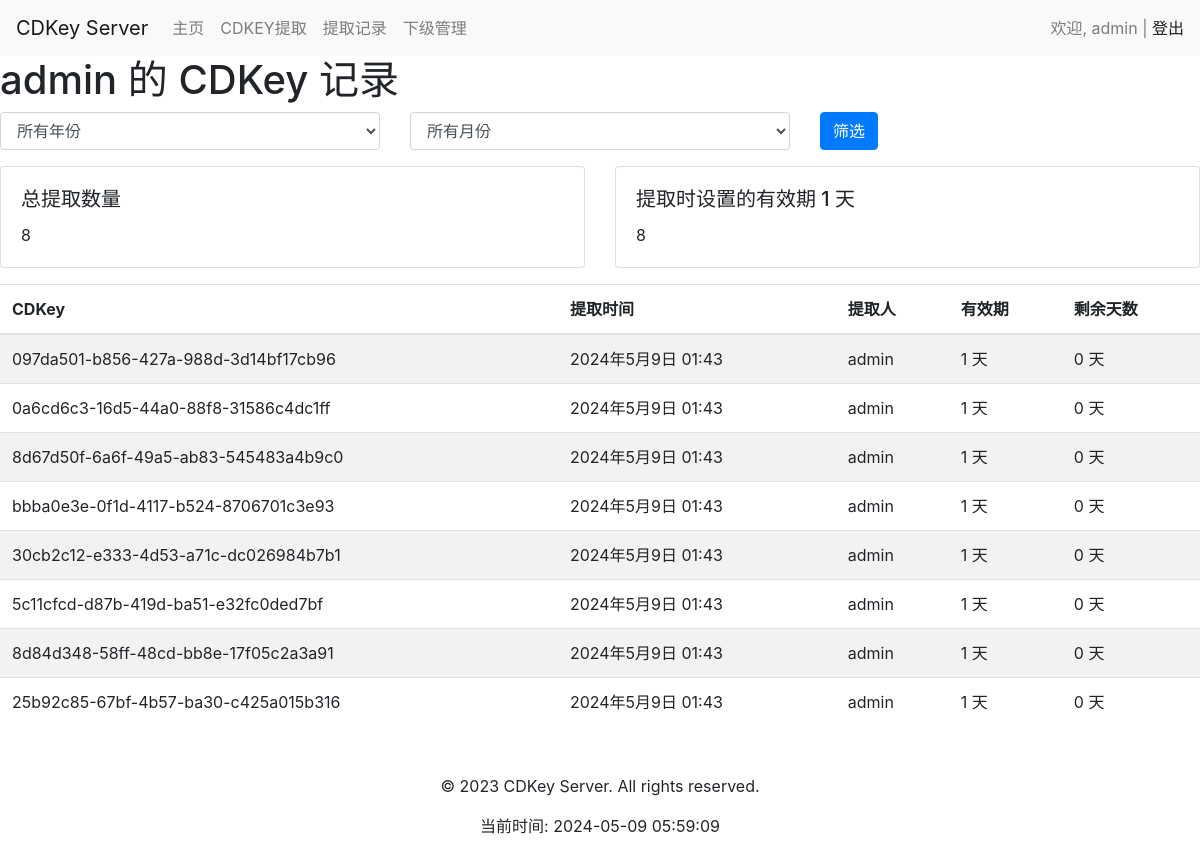
The page /user/subordinate/3/cdkey_record/ (signed in) on the database as committed earlier.
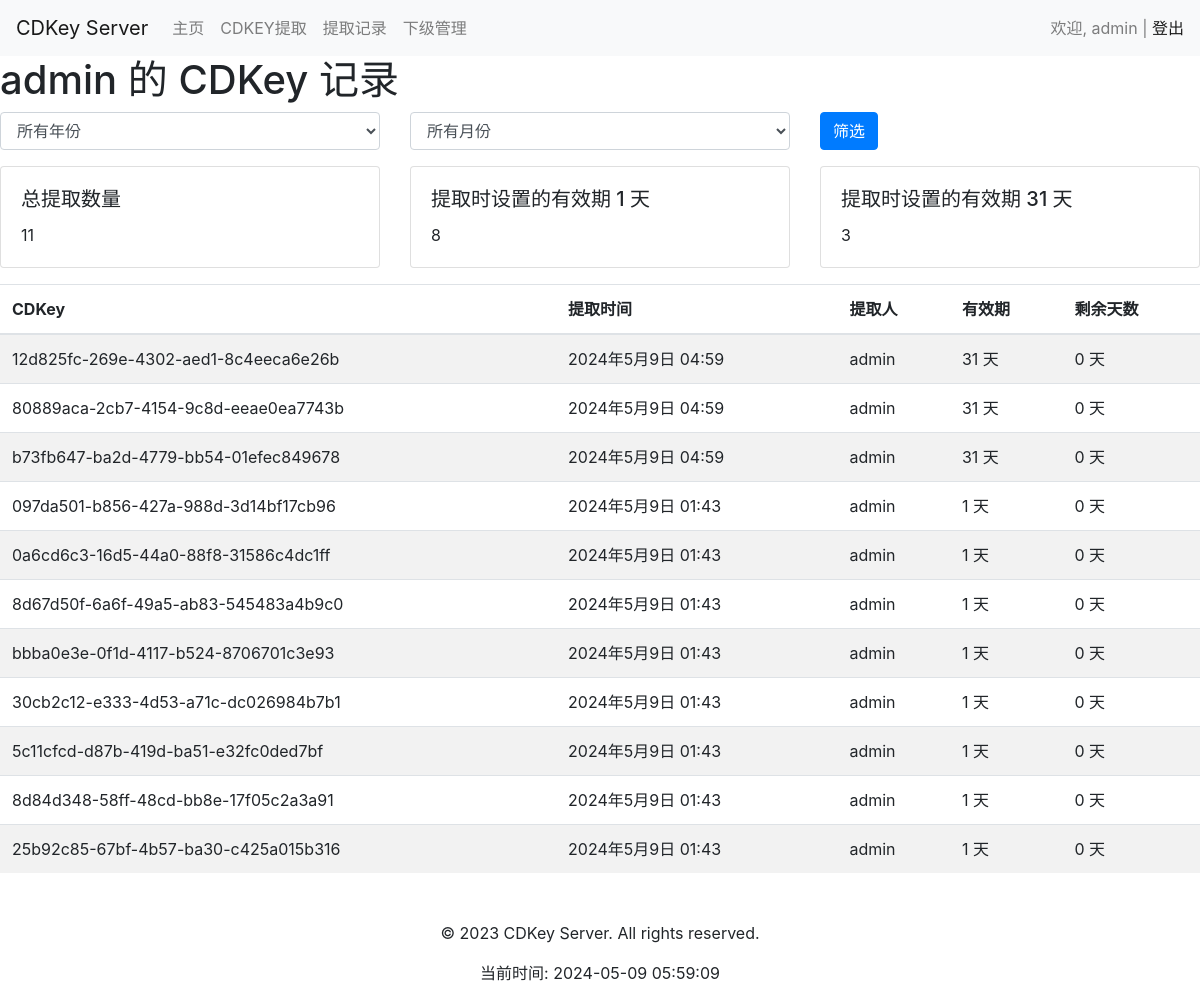
The same page on the database as committed later.
### user/models.py (models this page shows, shortened)
class User(AbstractUser):
    USER_TYPE_CHOICES = (
        (1, '管理员'),
        (2, '一级代理'),
        (3, '二级代理'),
    )
    ROLE_CHOICES = (
        ('admin', '管理员'),
        ('agent', '代理'),
    )
    superior = models.ForeignKey('self', on_delete=models.SET_NULL, null=True, blank=True, related_name='subordinates', verbose_name='上级')
    role = models.CharField(max_length=50, choices=ROLE_CHOICES, default='agent', verbose_name='角色')
    user_type = models.SmallIntegerField(choices=USER_TYPE_CHOICES, default=3, verbose_name='用户类型')
    is_active = models.BooleanField(default=True,verbose_name='是否激活')
    monthly_quota = models.IntegerField(default=0,verbose_name='月度配额')
    day_quota = models.IntegerField(default=0, verbose_name='日配额')
    quota_updated_at = models.DateField(auto_now_add=True)
    class Meta:
        db_table = 'user'

class CDKey(models.Model):
    key = models.CharField(max_length=255, unique=True)
    created_at = models.DateTimeField(auto_now_add=True)
    expires_at = models.DateTimeField()
    created_by = models.ForeignKey('User', on_delete=models.CASCADE, related_name='created_cdkeys')
    used_by = models.ForeignKey('User', on_delete=models.CASCADE, related_name='used_cdkeys', null=True, blank=True)
    used_at = models.DateTimeField(null=True, blank=True)
    validity_days = models.IntegerField(choices=[(1, '1 天'), (31, '31 天')], default=1)

### user/views.py (the view)
# urls.py: path('subordinate/<int:subordinate_id>/cdkey_record/', views.subordinate_cdkey_record, name='subordinate_cdkey_record'),
@login_required
def subordinate_cdkey_record(request, subordinate_id):
    subordinate = get_object_or_404(User, id=subordinate_id, superior=request.user)
    if request.method == 'POST':
        month = request.POST.get('month')
        year = request.POST.get('year')
        query = Q(created_by=subordinate)
        if month and year:
            query &= Q(created_at__year=year, created_at__month=month)
        elif year:
            query &= Q(created_at__year=year)
        records = CDKey.objects.filter(query).order_by('-created_at')
    else:
        records = CDKey.objects.filter(created_by=subordinate).order_by('-created_at')
    current_year = date.today().year
    years = range(current_year, current_year - 10, -1)
    records = records.annotate(
        remaining_days=ExpressionWrapper(
            F('expires_at') - date.today(),
            output_field=fields.DurationField()
        )
    )
    validity_days_distribution = records.values('validity_days').annotate(count=Count('id')).order_by('validity_days')
    validity_days_distribution = {
        distribution['validity_days']: distribution['count']
        for distribution in validity_days_distribution
    }
    summary = {
        'total': records.count(),
        'validity_days_distribution': validity_days_distribution,
    }
    context = {
        'subordinate': subordinate,
        'records': records,
        'current_year': current_year,
        'years': years,
        'summary': summary,
    }
    return render(request, 'user/subordinate_cdkey_record.html', context)

### user/templates/user/subordinate_cdkey_record.html (shortened to what this page needs)
{% extends 'base.html' %}
{% block content %}
<h1>{{ subordinate.username }} 的 CDKey 记录</h1>
<form method="post">
    <div class="row mb-3">
        <div class="col">
            <select name="year" class="form-control">
                <option value="">所有年份</option>
            </select>
        </div>
        <div class="col">
            <select name="month" class="form-control">
                <option value="">所有月份</option>
            </select>
        </div>
        <div class="col">
            <button type="submit" class="btn btn-primary">筛选</button>
        </div>
    </div>
</form>
<div class="row mb-3">
    <div class="col">
        <div class="card">
            <div class="card-body">
                <h5 class="card-title">总提取数量</h5>
                <p class="card-text">{{ summary.total }}</p>
            </div>
        </div>
    </div>
    {% for days, count in summary.validity_days_distribution.items %}
    <div class="col">
        <div class="card">
            <div class="card-body">
                <h5 class="card-title">提取时设置的有效期 {{ days }} 天</h5>
                <p class="card-text">{{ count }}</p>
            </div>
        </div>
    </div>
    {% endfor %}
</div>
<table class="table table-striped">
    <thead>
        <tr>
            <th>CDKey</th>
            <th>提取时间</th>
            <th>提取人</th>
            <th>有效期</th>
            <th>剩余天数</th>
        </tr>
    </thead>
    <tbody>
        {% for record in records %}
        <tr>
            <td>{{ record.key }}</td>
            <td>{{ record.created_at }}</td>
            <td>{{ record.created_by.username }}</td>
            <td>{{ record.validity_days }} 天</td>
            <td>
                {% if record.remaining_days.days < 0 %}
                    已过期
                {% else %}
                    {{ record.remaining_days.days }} 天
                {% endif %}
            </td>
        </tr>
        {% endfor %}
    </tbody>
</table>
{% endblock %}

### user/templates/base.html (shortened to what this page needs)
<!DOCTYPE html>
<html lang="en">
<head>
    <link rel="stylesheet" href="https://stackpath.bootstrapcdn.com/bootstrap/4.5.2/css/bootstrap.min.css">
</head>
<body>
    <header>
        {% block header %}
        <nav class="navbar navbar-expand-lg navbar-light bg-light">
            <a class="navbar-brand" href="{% url 'user:user_home' %}">CDKey Server</a>
            <div class="collapse navbar-collapse" id="navbarNav">
                <ul class="navbar-nav">
                    <li class="nav-item">
                        <a class="nav-link" href="{% url 'user:user_home' %}">主页</a>
                    </li>
                    <li class="nav-item">
                        <a class="nav-link" href="{% url 'user:generate_cdkey' %}">CDKEY提取</a>
                    </li>
                    <li class="nav-item">
                        <a class="nav-link" href="{% url 'user:cdkey_record' %}">提取记录</a>
                    </li>
                    <li class="nav-item">
                        <a class="nav-link" href="{% url 'user:subordinate_list' %}">下级管理</a>
                    </li>
                </ul>
            </div>
            {% if user.is_authenticated %}
            <span class="navbar-text">
                欢迎, {{ user.username }} | <a href="{% url 'user:logout' %}">登出</a>
            </span>
            {% endif %}
        </nav>
        {% endblock %}
    </header>
    <main>
        {% block content %}{% endblock %}
    </main>
    <footer class="mt-5">
        {% block footer %}
        <div class="text-center">
            <p>&copy; 2023 CDKey Server. All rights reserved.</p>
            <p>当前时间: {% now "Y-m-d H:i:s" %}</p>
        </div>
        {% endblock %}
    </footer>
</body>
</html>

Rows that differ between the two databases and show on the page:
added CDKey: key "12d825fc-269e-4302-aed1-8c4eeca6e26b", created_at "2024年5月9日 04:59", created_by.username "admin", validity_days "31", remaining_days.days "0"
added CDKey: key "80889aca-2cb7-4154-9c8d-eeae0ea7743b", created_at "2024年5月9日 04:59", created_by.username "admin", validity_days "31", remaining_days.days "0"
added CDKey: key "b73fb647-ba2d-4779-bb54-01efec849678", created_at "2024年5月9日 04:59", created_by.username "admin", validity_days "31", remaining_days.days "0"
Other text that changed with them:
{{ summary.total }}: "8" → "11"
new list line: "提取时设置的有效期 31 天 3"
